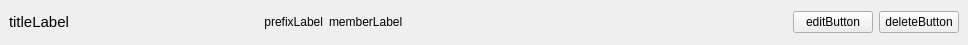
<?xml version="1.0" encoding="UTF-8"?>
<ui version="4.0">
 <class>TemplateListItem</class>
 <widget class="QWidget" name="TemplateListItem">
  <property name="geometry">
   <rect>
    <x>0</x>
    <y>0</y>
    <width>968</width>
    <height>45</height>
   </rect>
  </property>
  <property name="minimumSize">
   <size>
    <width>0</width>
    <height>45</height>
   </size>
  </property>
  <property name="windowTitle">
   <string>Form</string>
  </property>
  <layout class="QGridLayout" name="gridLayout" columnstretch="5,0,1,10,0,1,1">
   <property name="leftMargin">
    <number>9</number>
   </property>
   <property name="topMargin">
    <number>9</number>
   </property>
   <property name="rightMargin">
    <number>9</number>
   </property>
   <property name="bottomMargin">
    <number>9</number>
   </property>
   <item row="0" column="0">
    <widget class="QLabel" name="titleLabel">
     <property name="sizePolicy">
      <sizepolicy hsizetype="Minimum" vsizetype="Preferred">
       <horstretch>0</horstretch>
       <verstretch>0</verstretch>
      </sizepolicy>
     </property>
     <property name="minimumSize">
      <size>
       <width>100</width>
       <height>0</height>
      </size>
     </property>
     <property name="font">
      <font>
       <pointsize>11</pointsize>
      </font>
     </property>
     <property name="text">
      <string>titleLabel</string>
     </property>
    </widget>
   </item>
   <item row="0" column="1">
    <spacer name="horizontalSpacer">
     <property name="orientation">
      <enum>Qt::Horizontal</enum>
     </property>
     <property name="sizeType">
      <enum>QSizePolicy::Minimum</enum>
     </property>
     <property name="sizeHint" stdset="0">
      <size>
       <width>40</width>
       <height>20</height>
      </size>
     </property>
    </spacer>
   </item>
   <item row="0" column="2">
    <widget class="QLabel" name="prefixLabel">
     <property name="sizePolicy">
      <sizepolicy hsizetype="Minimum" vsizetype="Preferred">
       <horstretch>0</horstretch>
       <verstretch>0</verstretch>
      </sizepolicy>
     </property>
     <property name="text">
      <string>prefixLabel</string>
     </property>
     <property name="alignment">
      <set>Qt::AlignRight|Qt::AlignTrailing|Qt::AlignVCenter</set>
     </property>
    </widget>
   </item>
   <item row="0" column="3">
    <widget class="QLabel" name="memberLabel">
     <property name="sizePolicy">
      <sizepolicy hsizetype="Expanding" vsizetype="Preferred">
       <horstretch>0</horstretch>
       <verstretch>0</verstretch>
      </sizepolicy>
     </property>
     <property name="text">
      <string>memberLabel</string>
     </property>
    </widget>
   </item>
   <item row="0" column="4">
    <spacer name="horizontalSpacer_2">
     <property name="orientation">
      <enum>Qt::Horizontal</enum>
     </property>
     <property name="sizeType">
      <enum>QSizePolicy::Minimum</enum>
     </property>
     <property name="sizeHint" stdset="0">
      <size>
       <width>40</width>
       <height>20</height>
      </size>
     </property>
    </spacer>
   </item>
   <item row="0" column="5">
    <widget class="QPushButton" name="editButton">
     <property name="text">
      <string>editButton</string>
     </property>
    </widget>
   </item>
   <item row="0" column="6">
    <widget class="QPushButton" name="deleteButton">
     <property name="text">
      <string>deleteButton</string>
     </property>
    </widget>
   </item>
  </layout>
 </widget>
 <resources/>
 <connections/>
</ui>
